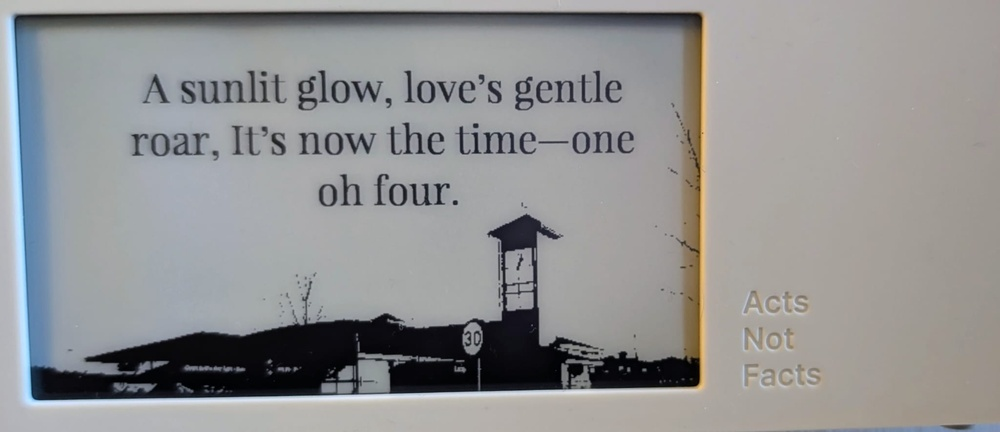
#> input picture example.jpg, 1000 x 432 px, shrunk from 2048 x 884 before the run
$ python -i analyze_whitespace.py   (imports and definitions only)
#> lines starting #> are read from the running program, lines starting #| are printed output that depends on the picture; after the words box and inside, x2 and y2 are one past the last pixel; in counts of white or black regions, pixels touching at a corner belong together
"""
Living Clock Whitespace Analysis

Finds contiguous white regions suitable for text rendering.
Black pixels are treated as barriers that text cannot cross.

Algorithm:
1. Push light grays → white (expand available whitespace)
2. Identify black pixels as impassable barriers
3. Find largest contiguous white rectangles
4. Score regions by usable text area
"""

import os
import json
from pathlib import Path
from PIL import Image
import numpy as np
from scipy import ndimage

# Thresholds - STRICT settings for clean lineart images
# New lineart has crisp black lines on pure white - text must NOT intersect black pixels
PUSH_TO_WHITE_THRESHOLD = 250  # For lineart: only pure white (>=250) is safe
BLACK_BARRIER_THRESHOLD = 200  # For lineart: anything darker than 200 is a barrier
WHITE_VALUE = 255
MIN_TEXT_WIDTH = 100   # Minimum usable width for text (pixels)
MIN_TEXT_HEIGHT = 40   # Minimum usable height for text line
SAFETY_MARGIN_PX = 16  # Pixel margin around black lines (2 cells * 8px)


def find_largest_white_rectangle(binary_map):
    """
    Find the largest rectangle containing only white (1s) in a binary map.
    Uses the maximal rectangle in histogram algorithm.

    Returns: (x, y, width, height, area)
    """
    if binary_map.size == 0:
        return (0, 0, 0, 0, 0)

    rows, cols = binary_map.shape

    # Build height map (consecutive 1s above each cell)
    heights = np.zeros((rows, cols), dtype=int)
    for i in range(rows):
        for j in range(cols):
            if binary_map[i, j] == 1:
                heights[i, j] = heights[i-1, j] + 1 if i > 0 else 1
            else:
                heights[i, j] = 0

    max_area = 0
    best_rect = (0, 0, 0, 0, 0)

    # For each row, find largest rectangle in histogram
    for i in range(rows):
        rect = largest_rectangle_in_histogram(heights[i], i)
        if rect[4] > max_area:
            max_area = rect[4]
            best_rect = rect

    return best_rect


def largest_rectangle_in_histogram(heights, row_idx):
    """
    Find largest rectangle in histogram (standard algorithm).
    Returns: (x, y, width, height, area)
    """
    stack = []
    max_area = 0
    best_rect = (0, 0, 0, 0, 0)

    heights = list(heights) + [0]  # Append 0 to flush stack

    for i, h in enumerate(heights):
        start = i
        while stack and stack[-1][1] > h:
            idx, height = stack.pop()
            width = i - idx
            area = height * width
            if area > max_area:
                max_area = area
                # y is row_idx - height + 1 (top of rectangle)
                best_rect = (idx, row_idx - height + 1, width, height, area)
            start = idx
        stack.append((start, h))

    return best_rect


def find_top_n_rectangles(binary_map, n=5, min_width=MIN_TEXT_WIDTH, min_height=MIN_TEXT_HEIGHT):
    """
    Find the top N largest white rectangles.
    Uses iterative approach: find largest, mark as used, repeat.
    """
    rectangles = []
    work_map = binary_map.copy()

    for _ in range(n):
        rect = find_largest_white_rectangle(work_map)
        x, y, w, h, area = rect

        if w < min_width or h < min_height or area == 0:
            break

        rectangles.append({
            'x': int(x),
            'y': int(y),
            'width': int(w),
            'height': int(h),
            'area': int(area)
        })

        # Mark this rectangle as used (set to 0)
        work_map[y:y+h, x:x+w] = 0

    return rectangles


def analyze_image(image_path, push_threshold=PUSH_TO_WHITE_THRESHOLD,
                  barrier_threshold=BLACK_BARRIER_THRESHOLD):
    """
    Analyze a single image for text-suitable whitespace.

    For lineart images: finds zones that are completely white with NO black pixels.
    Uses safety margin to keep text away from line edges.
    """
#> called with image_path = 'example.jpg', push_threshold = 250, barrier_threshold = 200
    img = Image.open(image_path).convert('L')
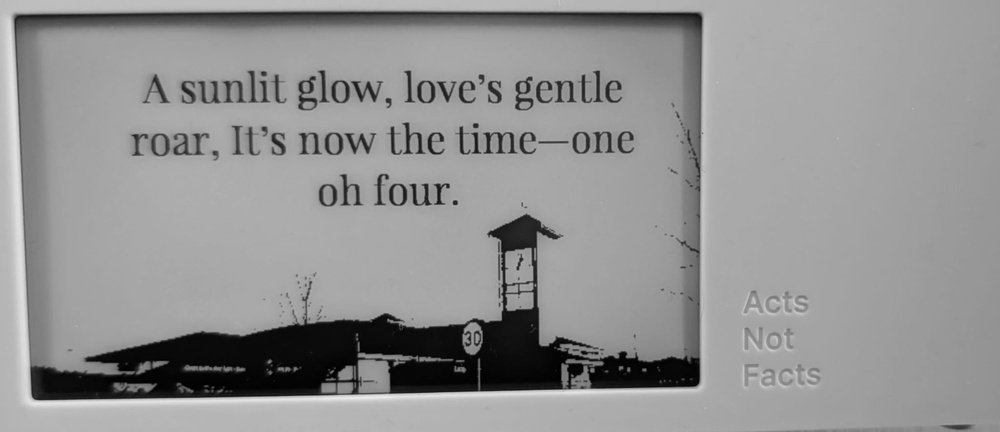
#> img: PIL image 1000x432 L; min 0, max 234, mean 146.3
    pixels = np.array(img)

    width, height = img.size
#> width = 1000; height = 432

    # Step 1: For lineart, we don't "push" - we need strict white detection
    # Only pixels >= push_threshold are considered white
    pushed = pixels.copy()

    # Step 2: Create binary map (1 = white/safe, 0 = barrier/unsafe)
    # For lineart: ANY dark pixel is a barrier
    binary_map = np.zeros_like(pushed, dtype=np.uint8)
    binary_map[pixels >= push_threshold] = 1  # Pure white = safe
    binary_map[pixels <= barrier_threshold] = 0  # Any dark pixel = barrier

    # Step 2.5: Apply safety margin - dilate barriers to keep text away from edges
    if SAFETY_MARGIN_PX > 0:
        barrier_mask = (pixels <= barrier_threshold)
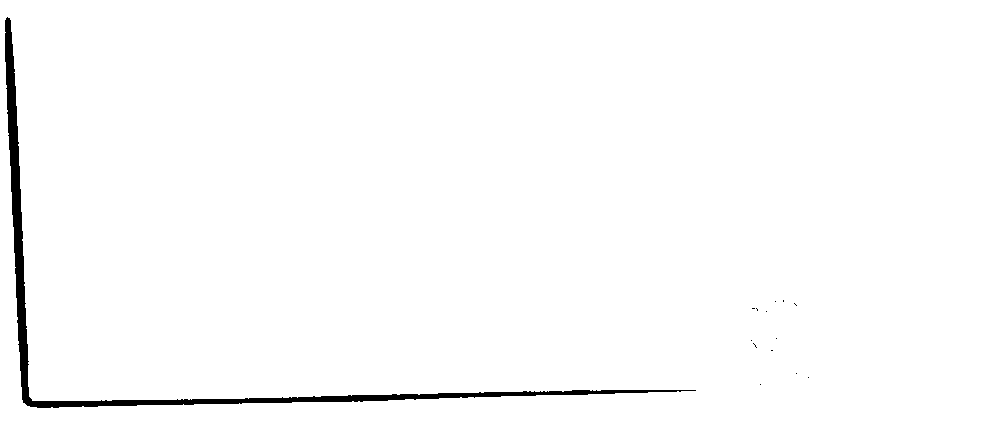
#> barrier_mask: shape (432, 1000) bool; 98.5% white; 14 black regions (13 under 20 px), largest, box (x1, y1, x2, y2) and area: (5, 17, 696, 408) 6489
        # Dilate barrier mask
        struct_size = SAFETY_MARGIN_PX * 2 + 1
        struct = np.ones((struct_size, struct_size))
        expanded_barriers = ndimage.binary_dilation(barrier_mask, structure=struct)
#> expanded_barriers: shape (432, 1000) bool; every value is 1
        binary_map[expanded_barriers] = 0

    # Step 3: Find contiguous white regions
    labeled, num_features = ndimage.label(binary_map)

    # Get stats for each region
    regions = []
    for region_id in range(1, num_features + 1):
        region_mask = (labeled == region_id)
        region_size = np.sum(region_mask)

        # Get bounding box
        rows = np.any(region_mask, axis=1)
        cols = np.any(region_mask, axis=0)
        if not np.any(rows) or not np.any(cols):
            continue

        rmin, rmax = np.where(rows)[0][[0, -1]]
        cmin, cmax = np.where(cols)[0][[0, -1]]

        regions.append({
            'id': region_id,
            'pixel_count': int(region_size),
            'bbox': {
                'x': int(cmin),
                'y': int(rmin),
                'width': int(cmax - cmin + 1),
                'height': int(rmax - rmin + 1)
            },
            'fill_ratio': round(region_size / ((cmax - cmin + 1) * (rmax - rmin + 1)), 3)
        })

    # Sort by pixel count
    regions = sorted(regions, key=lambda r: r['pixel_count'], reverse=True)

    # Step 4: Find largest rectangles for text
    text_zones = find_top_n_rectangles(binary_map, n=5)

    # Step 5: Calculate overall stats
    total_white = np.sum(binary_map == 1)
    total_barrier = np.sum(pixels <= barrier_threshold)
#> total_barrier = 425486

    # Identify best text placement strategy
    if text_zones:
        best = text_zones[0]
        if best['y'] < height // 3:
            strategy = 'TOP'
        elif best['y'] > 2 * height // 3:
            strategy = 'BOTTOM'
        elif best['x'] < width // 3:
            strategy = 'LEFT'
        elif best['x'] > 2 * width // 3:
            strategy = 'RIGHT'
        else:
            strategy = 'CENTER'
    else:
        strategy = 'NO_SUITABLE_ZONE'

    return {
        'filename': os.path.basename(image_path),
        'dimensions': {'width': width, 'height': height},
        'stats': {
            'white_pixels': int(total_white),
            'white_ratio': round(total_white / (width * height), 3),
            'barrier_pixels': int(total_barrier),
            'barrier_ratio': round(total_barrier / (width * height), 3),
            'num_contiguous_regions': num_features,
        },
        'text_zones': text_zones,
        'best_strategy': strategy,
        'largest_regions': regions[:5] if regions else []
    }


# [68 lines left out: functions analyze_directory, print_summary, not called in this run]


# [22 lines not run here, left out]

>>> result = analyze_image('example.jpg')
#> result = 6 items
